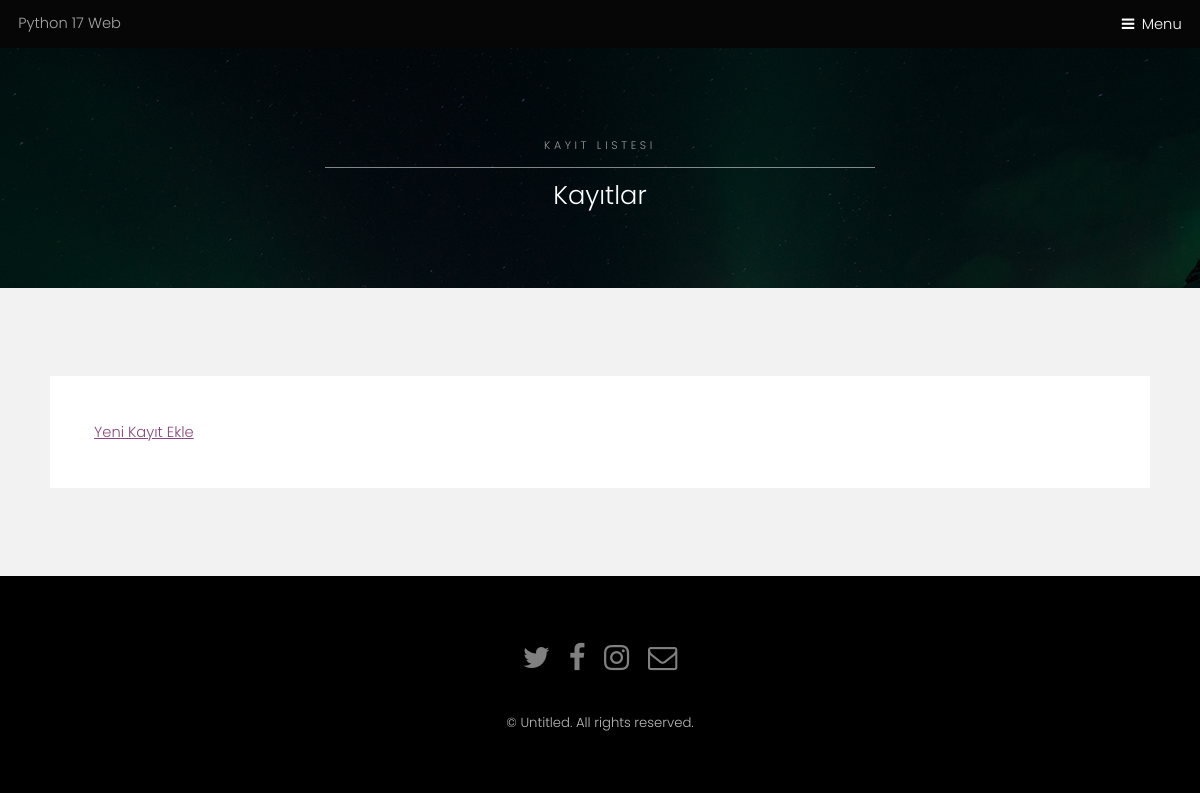
/kayit/liste/, run on an earlier commit of the app's database.
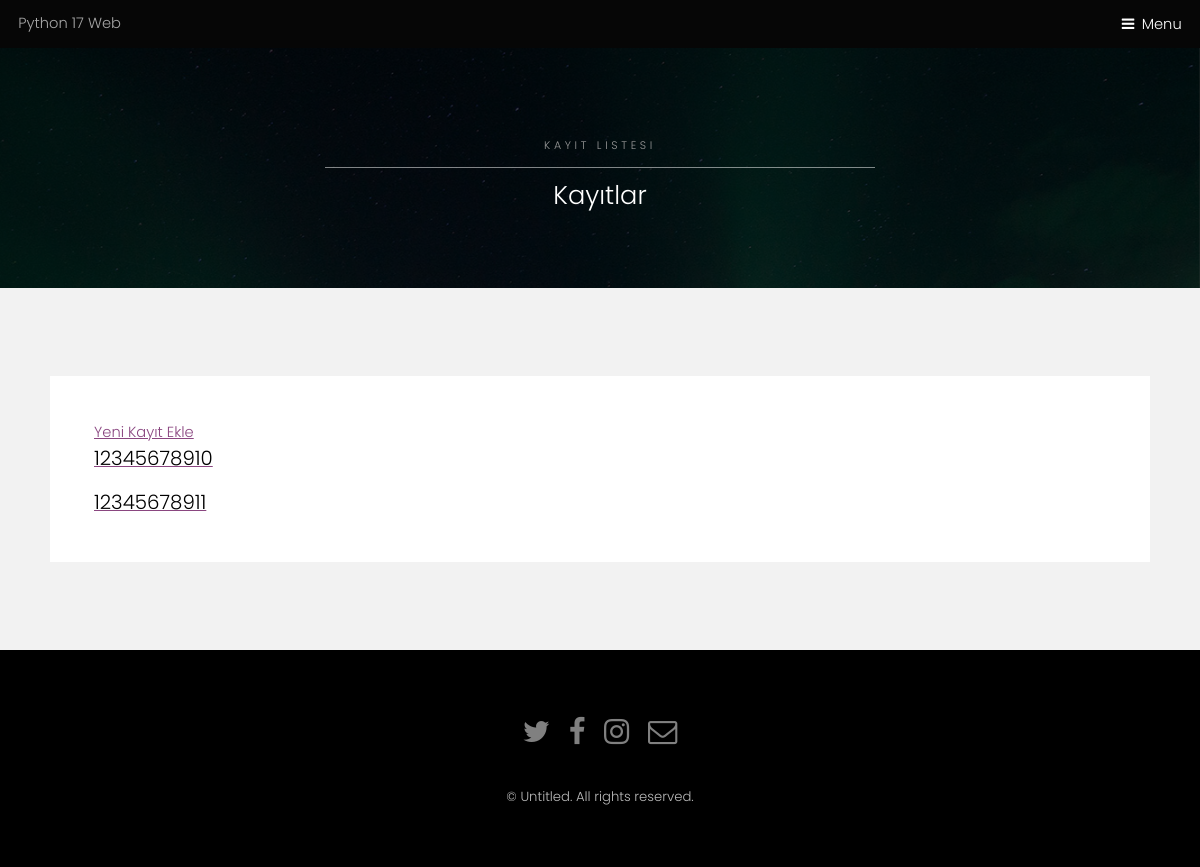
And on a later commit of the database.
### Kayit/models.py (models this page shows, shortened)
class KayitModel(models.Model):
    adi = models.CharField(max_length=200,verbose_name="Adı")
    soyadi = models.CharField(max_length=200)
    cinsiyetCh = [("1","Erkek"),("2","Kız")]
    cinsiyet = models.CharField(max_length=10,choices=cinsiyetCh)
    eposta = models.EmailField()
    tcKimlikNo = models.BigIntegerField()
    kayit_zaman = models.DateTimeField(default=timezone.now)
    zaman = models.DateTimeField(null=True,blank=True)

### Kayit/views.py (the view)
# urls.py: path('liste/',views.kayitliste,name="kayitliste"),
def kayitliste(request):
    kayits =  KayitModel.objects.all()
    return render(request,"kayit/liste.html",{"kayitlar":kayits})

### templates/kayit/liste.html
{% extends '../base.html' %}
{% block aciklama %}
Kayıt Listesi
{% endblock %}
{% block baslik %}
Kayıtlar
{% endblock %}
{% block content %}
<a href="{% url 'yenikayit' %}">Yeni Kayıt Ekle</a>
{% for kayit in kayitlar %}
<a href="{% url 'kayitdetay' pk=kayit.pk %}">
<h3>{{kayit.tcKimlikNo}}</h3>
</a>
{% endfor %}
{% endblock %}

### templates/base.html (shortened to what this page needs)
{% load static %}
<!DOCTYPE HTML>
<html>
	<head>
		<link rel="stylesheet" href="{% static 'css/main.css' %}" />
	</head>
	<body class="subpage">
			<header id="header">
				<div class="logo">Python 17 Web
				</div>
				<a href="#menu">Menu</a>
			</header>
			<section id="One" class="wrapper style3">
				<div class="inner">
					<header class="align-center">
						<p>{% block aciklama %} {% endblock %} </p>
						<h2>{% block baslik %} {% endblock %}</h2>
					</header>
				</div>
			</section>
			<section id="two" class="wrapper style2">
				<div class="inner">
					<div class="box">
						<div class="content">
						{% block content %}
						{% endblock %}
						</div>
					</div>
				</div>
			</section>
			<footer id="footer">
				<div class="container">
					<ul class="icons">
						<li><a href="#" class="icon fa-twitter"><span class="label">Twitter</span></a></li>
						<li><a href="#" class="icon fa-facebook"><span class="label">Facebook</span></a></li>
						<li><a href="#" class="icon fa-instagram"><span class="label">Instagram</span></a></li>
						<li><a href="#" class="icon fa-envelope-o"><span class="label">Email</span></a></li>
					</ul>
				</div>
				<div class="copyright">
					&copy; Untitled. All rights reserved.
				</div>
			</footer>
	</body>
</html>

What changed in the data, as far as the page shows it:
added KayitModel: tcKimlikNo "12345678910"
added KayitModel: tcKimlikNo "12345678911"
